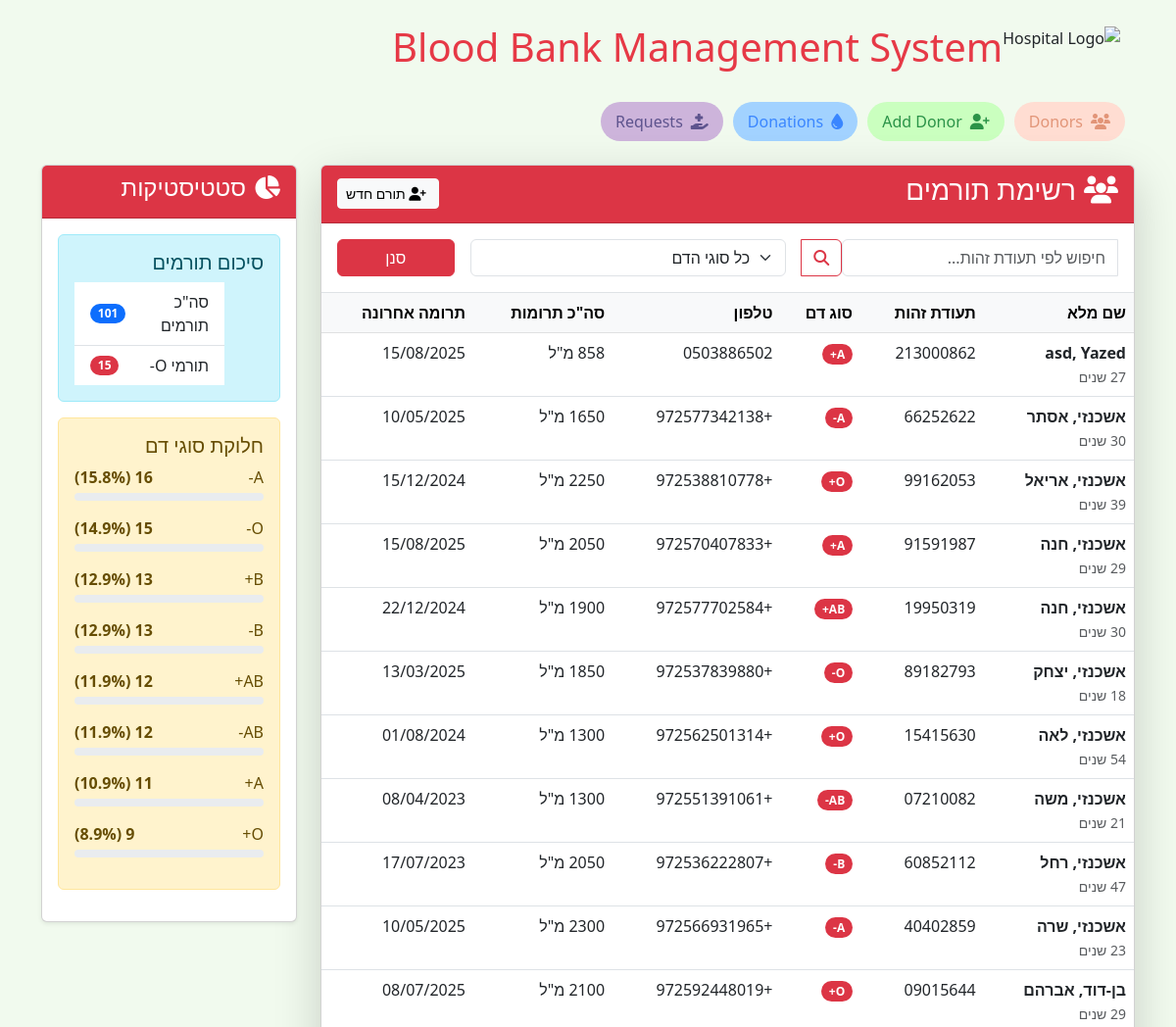
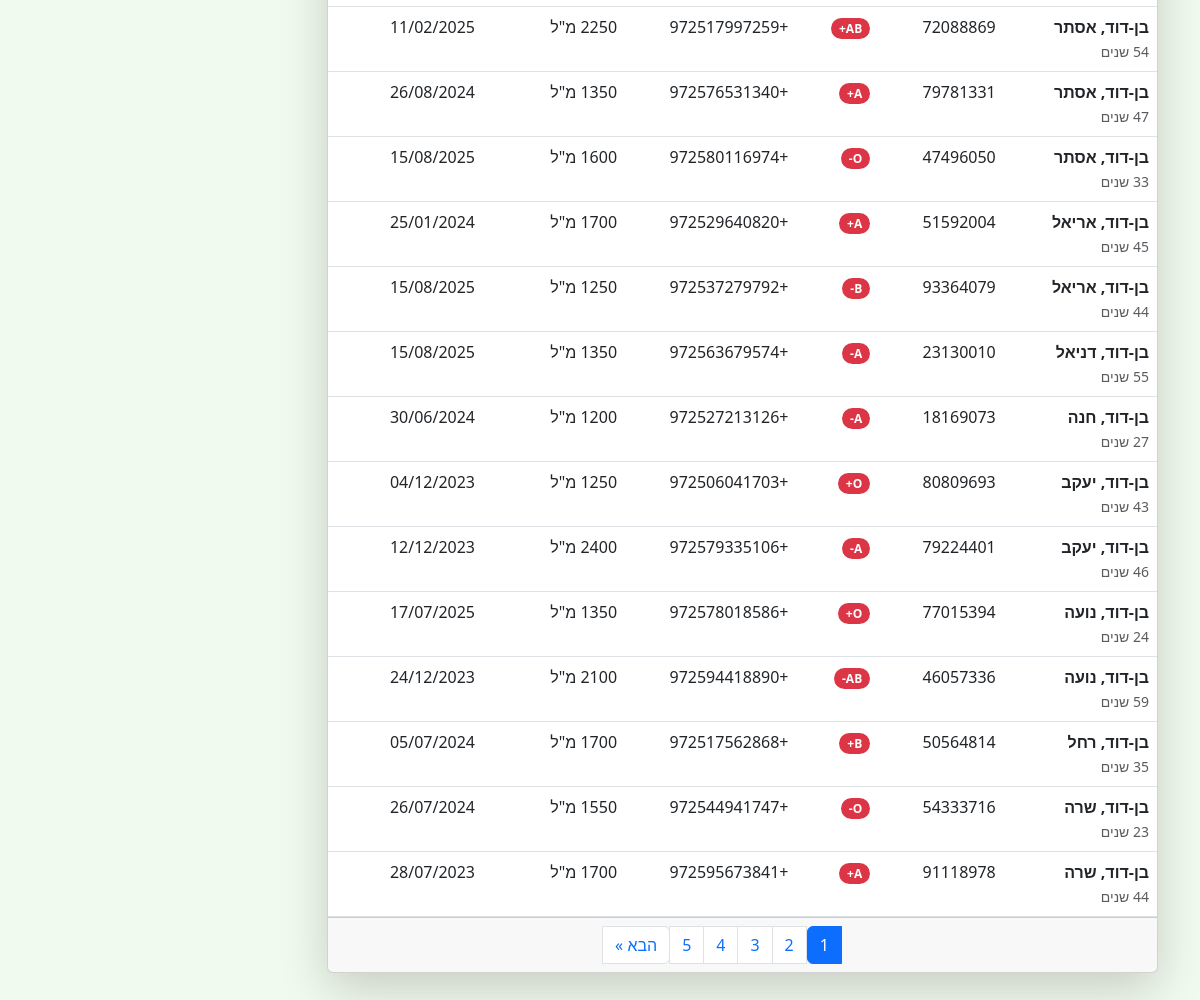
Screenshot of /donors/ with the database file from the repository (2 pictures, top to bottom).
### donors/models.py (models this page shows, shortened)
class Donor(models.Model):
    BLOOD_TYPES = [
        ('A+', 'A+'), ('A-', 'A-'), ('B+', 'B+'), ('B-', 'B-'),
        ('AB+', 'AB+'), ('AB-', 'AB-'), ('O+', 'O+'), ('O-', 'O-'),
    ]
    national_id = models.CharField(
        max_length=50,
        unique=True,
        verbose_name="תעודת זהות",
        validators=[RegexValidator(r'^\d{9}$', 'תעודת זהות חייבת להכיל 9 ספרות')],
        null=True,
        blank=True,
    )
    first_name = models.CharField(max_length=100, verbose_name="שם פרטי",
        null=True,
        blank=True,)
    last_name = models.CharField(max_length=100, verbose_name="שם משפחה",
        null=True,
        blank=True,)
    date_of_birth = models.DateField(
        verbose_name="תאריך לידה",
        help_text="פורמט: YYYY-MM-DD",
        null=True,
        blank=True,
    )
    blood_type = models.CharField(
        max_length=3,
        choices=BLOOD_TYPES,
        verbose_name="סוג דם",
        null=True,
        blank=True,
    )
    phone_regex = RegexValidator(
        regex=r'^\+?0\d{9}$',
        message="מספר טלפון חייב להיות בפורמט: '+972501234567'"
    )
    phone_number = models.CharField(
        max_length=13,
        validators=[phone_regex],
        verbose_name="טלפון",
        unique=True,
        null=True,
        blank=True,
    )
    email = models.EmailField(
        verbose_name="אימייל",
        validators=[EmailValidator()],
        blank=True,
        null=True
    )
    SMOKING_CHOICES = [
        ('never', 'לא מעשן'), ('former', 'עישן בעבר'),
        ('light', 'מעשן קל (עד 5/יום)'), ('heavy', 'מעשן כבד (5+/יום)')
    ]
    smoking_status = models.CharField(
        max_length=10,
        choices=SMOKING_CHOICES,
        default='never',
        verbose_name="עישון"
    )
    ALCOHOL_CHOICES = [
        ('never', 'לא שותה'), ('social', 'באירועים'),
        ('weekly', 'מספר פעמים בשבוע'), ('daily', 'יומי')
    ]
    alcohol_use = models.CharField(
        max_length=10,
        choices=ALCOHOL_CHOICES,
        default='never',
        verbose_name="אלכוהול"
    )
    class Meta:
        verbose_name = "תורם"
        verbose_name_plural = "תורמים"
        ordering = ['last_name', 'first_name']
    @property
    def age(self):
        if self.date_of_birth:
            today = date.today()
            return today.year - self.date_of_birth.year - (
                (today.month, today.day) < (self.date_of_birth.month, self.date_of_birth.day)
            )
        return None

### donors/views.py (the view)
# urls.py: path('donors/', views.donor_list, name='donor_list'),
def donor_list(request):
    search_query = request.GET.get('q', '')
    blood_type_filter = request.GET.get('blood_type', '')
    donors = Donor.objects.annotate(
        total_donated=Sum('donations__volume_ml'),
        last_donation=Max('donations__donation_date')
    ).order_by('last_name', 'first_name')
    if search_query:
        donors = donors.filter(national_id__icontains=search_query)
    all_blood_types = [choice[0] for choice in Donor.BLOOD_TYPES]
    base_queryset = Donor.objects.all()
    if search_query:
        base_queryset = base_queryset.filter(national_id__icontains=search_query)
    blood_type_counts = base_queryset.values('blood_type').annotate(
        count=Count('id')
    )
    count_dict = {item['blood_type']: item['count'] for item in blood_type_counts}
    total_for_percentage = base_queryset.count()
    blood_type_stats = []
    for blood_type in all_blood_types:
        count = count_dict.get(blood_type, 0)
        percentage = (count / total_for_percentage * 100) if total_for_percentage > 0 else 0
        blood_type_stats.append({
            'blood_type': blood_type,
            'count': count,
            'percentage': round(percentage, 1)
        })
    blood_type_stats.sort(key=lambda x: x['count'], reverse=True)
    if blood_type_filter:
        donors = donors.filter(blood_type=blood_type_filter)
    total_donors = donors.count()
    donor_stats = {
        'total': total_donors,
        'o_negative': donors.filter(blood_type='O-').count(),
        'blood_type_distribution': blood_type_stats  # This shows distribution of ALL blood types
    }
    paginator = Paginator(donors, 25)
    page_number = request.GET.get('page')
    page_obj = paginator.get_page(page_number)
    context = {
        'donors': page_obj,
        'donor_stats': donor_stats,
        'blood_types': Donor.BLOOD_TYPES,
        'search_query': search_query,
        'blood_type_filter': blood_type_filter,
    }
    return render(request, 'donors/donor_list.html', context)

### donors/templates/donors/donor_list.html (shortened to what this page needs)
{% extends 'donors/base.html' %}
{% block content %}
<div class="row">
  <div class="col-md-9">
    <div class="card shadow-lg mb-4">
      <div class="card-header bg-danger text-white">
        <div class="d-flex justify-content-between align-items-center">
          <h3><i class="fas fa-users me-2"></i>רשימת תורמים</h3>
          <a href="{% url 'donor_create' %}" class="btn btn-light btn-sm">
            <i class="fas fa-user-plus me-1"></i> תורם חדש
          </a>
        </div>
      </div>
      <div class="card-body border-bottom">
        <form method="get" class="row g-3">
          <div class="col-md-5">
            <div class="input-group">
              <input type="text" class="form-control" name="q" value="{{ search_query }}"
                     placeholder="חיפוש לפי תעודת זהות...">
              <button class="btn btn-outline-danger" type="submit">
                <i class="fas fa-search"></i>
              </button>
            </div>
          </div>
          <div class="col-md-5">
            <select name="blood_type" class="form-select">
              <option value="">כל סוגי הדם</option>
            </select>
          </div>
          <div class="col-md-2">
            <button type="submit" class="btn btn-danger w-100">סנן</button>
          </div>
        </form>
      </div>
      <div class="table-responsive">
        <table class="table table-hover mb-0">
          <thead class="table-light">
            <tr>
              <th>שם מלא</th>
              <th>תעודת זהות</th>
              <th>סוג דם</th>
              <th>טלפון</th>
              <th class="text-end">סה"כ תרומות</th>
              <th class="text-end">תרומה אחרונה</th>
            </tr>
          </thead>
          <tbody>
            {% for donor in donors %}
            <tr>
              <td>
                <strong>{{ donor.last_name }}, {{ donor.first_name }}</strong>
                {% if donor.age %}
                  <br><small class="text-muted">{{ donor.age }} שנים</small>
                {% endif %}
              </td>
              <td>{{ donor.national_id }}</td>
              <td>
                <span class="badge bg-danger rounded-pill">
                  {{ donor.blood_type }}
                </span>
              </td>
              <td>{{ donor.phone_number }}</td>
              <td class="text-end">
                {{ donor.total_donated|default:"0" }} מ"ל
              </td>
              <td class="text-end">
                {% if donor.last_donation %}
                  {{ donor.last_donation|date:"d/m/Y" }}
                {% else %}
                  <span class="text-muted">אין נתונים</span>
                {% endif %}
              </td>
            </tr>
            {% endfor %}
          </tbody>
        </table>
      </div>
      {% if donors.paginator.num_pages > 1 %}
      <div class="card-footer">
        <nav aria-label="Donor pagination">
          <ul class="pagination justify-content-center mb-0">
            {% for num in donors.paginator.page_range %}
              {% if donors.number == num %}
                <li class="page-item active"><span class="page-link">{{ num }}</span></li>
              {% else %}
                <li class="page-item">
                  <a class="page-link" href="?page={{ num }}{% if search_query %}&q={{ search_query }}{% endif %}{% if blood_type_filter %}&blood_type={{ blood_type_filter }}{% endif %}">
                    {{ num }}
                  </a>
                </li>
              {% endif %}
            {% endfor %}
            {% if donors.has_next %}
              <li class="page-item">
                <a class="page-link" href="?page={{ donors.next_page_number }}{% if search_query %}&q={{ search_query }}{% endif %}{% if blood_type_filter %}&blood_type={{ blood_type_filter }}{% endif %}">
                  הבא &raquo;
                </a>
              </li>
            {% endif %}
          </ul>
        </nav>
      </div>
      {% endif %}
    </div>
  </div>
  <div class="col-md-3">
    <div class="card shadow-sm sticky-top" style="top: 20px;">
      <div class="card-header bg-danger text-white">
        <h4><i class="fas fa-chart-pie me-2"></i>סטטיסטיקות</h4>
      </div>
      <div class="card-body">
        <div class="alert alert-info">
          <h5 class="alert-heading">סיכום תורמים</h5>
          <ul class="list-group list-group-flush">
            <li class="list-group-item d-flex justify-content-between align-items-center">
              סה"כ תורמים
              <span class="badge bg-primary rounded-pill">{{ donor_stats.total }}</span>
            </li>
            <li class="list-group-item d-flex justify-content-between align-items-center">
              תורמי O-
              <span class="badge bg-danger rounded-pill">{{ donor_stats.o_negative }}</span>
            </li>
          </ul>
        </div>
        <div class="alert alert-warning">
          <h5 class="alert-heading">חלוקת סוגי דם</h5>
          {% for item in donor_stats.blood_type_distribution %}
            <div class="d-flex justify-content-between mb-1">
              <span>{{ item.blood_type }}</span>
              <span class="fw-bold">{{ item.count }} ({{ item.percentage }}%)</span>
            </div>
            <div class="progress mb-3" style="height: 8px;">
            </div>
          {% endfor %}
        </div>
      </div>
    </div>
  </div>
</div>
{% endblock %}

### donors/templates/donors/base.html (shortened to what this page needs)
<!doctype html>
<html dir="rtl">
<head>
  <link href="https://cdn.jsdelivr.net/npm/bootstrap@5.3.0/dist/css/bootstrap.min.css" rel="stylesheet">
  <link rel="stylesheet" href="https://cdnjs.cloudflare.com/ajax/libs/font-awesome/6.4.0/css/all.min.css">
</head>
<body class="p-4">
  <div class="container">
    <div class="d-flex align-items-center mb-4">
      <img src="https://img.icons8.com/color/48/000000/hospital.png" class="logo" alt="Hospital Logo">
      <h1><a href="/" class="header-title">Blood Bank Management System</a></h1>
    </div>
    <nav class="mb-4 d-flex flex-wrap">
      <a class="nav-link donors" href="/donors/">
        <i class="fas fa-users me-2"></i>Donors
      </a>
      <a class="nav-link new-donor" href="/donors/new/">
        <i class="fas fa-user-plus me-2"></i>Add Donor
      </a>
      <a class="nav-link donations" href="/donations/new/">
        <i class="fas fa-tint me-2"></i>Donations
      </a>
      <a class="nav-link requests" href="/requests/new/">
        <i class="fas fa-hand-holding-medical me-2"></i>Requests
      </a>
    </nav>
    {% block content %}{% endblock %}
  </div>
</body>
</html dir="rtl">

### donors/templates/donors/base.html (style rules this page uses)
:root { --primary: #e63946; --secondary: #457b9d; --accent: #a8dadc; }
html[dir="rtl"] body { text-align: right; }
html[dir="rtl"] .me-2 { margin-left: 0.5rem !important; margin-right: 0 !important; }
body { background-color: #f1faee; font-family: 'Segoe UI', Tahoma, Geneva, Verdana, sans-serif; }
.logo { height: 50px; margin-right: 15px; }
.header-title { display: flex; align-items: center; color: var(--primary); text-decoration: none; transition: all 0.3s; }
.nav-link { padding: 8px 15px; border-radius: 20px; margin-right: 10px; font-weight: 500; transition: all 0.3s ease; text-decoration: none; }
.nav-link.donors { background-color: #ffddd2; color: #e29578; }
.nav-link.new-donor { background-color: #caffbf; color: #2b9348; }
.nav-link.donations { background-color: #a2d2ff; color: #3a86ff; }
.nav-link.requests { background-color: #cdb4db; color: #5e548e; }

### rows the page displays
Donor: last_name "asd", first_name "Yazed", national_id "213000862", blood_type "A+", phone_number "0503886502", last_donation "15/08/2025"
Donor: last_name "אשכנזי", first_name "אסתר", national_id "66252622", blood_type "A-", phone_number "+972577342138", last_donation "10/05/2025"
Donor: last_name "אשכנזי", first_name "אריאל", national_id "99162053", blood_type "O+", phone_number "+972538810778", last_donation "15/12/2024"
Donor: last_name "אשכנזי", first_name "חנה", national_id "91591987", blood_type "A+", phone_number "+972570407833", last_donation "15/08/2025"
Donor: last_name "אשכנזי", first_name "חנה", national_id "19950319", blood_type "AB+", phone_number "+972577702584", last_donation "22/12/2024"
Donor: last_name "אשכנזי", first_name "יצחק", national_id "89182793", blood_type "O-", phone_number "+972537839880", last_donation "13/03/2025"
Donor: last_name "אשכנזי", first_name "לאה", national_id "15415630", blood_type "O+", phone_number "+972562501314", last_donation "01/08/2024"
Donor: last_name "אשכנזי", first_name "משה", national_id "07210082", blood_type "AB-", phone_number "+972551391061", last_donation "08/04/2023"
Donor: last_name "אשכנזי", first_name "רחל", national_id "60852112", blood_type "B-", phone_number "+972536222807", last_donation "17/07/2023"
Donor: last_name "אשכנזי", first_name "שרה", national_id "40402859", blood_type "A-", phone_number "+972566931965", last_donation "10/05/2025"
Donor: last_name "בן-דוד", first_name "אברהם", national_id "09015644", blood_type "O+", phone_number "+972592448019", last_donation "08/07/2025"
Donor: last_name "בן-דוד", first_name "אסתר", national_id "72088869", blood_type "AB+", phone_number "+972517997259", last_donation "11/02/2025"
Donor: last_name "בן-דוד", first_name "אסתר", national_id "79781331", blood_type "A+", phone_number "+972576531340", last_donation "26/08/2024"
Donor: last_name "בן-דוד", first_name "אסתר", national_id "47496050", blood_type "O-", phone_number "+972580116974", last_donation "15/08/2025"
Donor: last_name "בן-דוד", first_name "אריאל", national_id "51592004", blood_type "A+", phone_number "+972529640820", last_donation "25/01/2024"
Donor: last_name "בן-דוד", first_name "אריאל", national_id "93364079", blood_type "B-", phone_number "+972537279792", last_donation "15/08/2025"
Donor: last_name "בן-דוד", first_name "דניאל", national_id "23130010", blood_type "A-", phone_number "+972563679574", last_donation "15/08/2025"
Donor: last_name "בן-דוד", first_name "חנה", national_id "18169073", blood_type "A-", phone_number "+972527213126", last_donation "30/06/2024"
Donor: last_name "בן-דוד", first_name "יעקב", national_id "80809693", blood_type "O+", phone_number "+972506041703", last_donation "04/12/2023"
Donor: last_name "בן-דוד", first_name "יעקב", national_id "79224401", blood_type "A-", phone_number "+972579335106", last_donation "12/12/2023"
Donor: last_name "בן-דוד", first_name "נועה", national_id "77015394", blood_type "O+", phone_number "+972578018586", last_donation "17/07/2025"
Donor: last_name "בן-דוד", first_name "נועה", national_id "46057336", blood_type "AB-", phone_number "+972594418890", last_donation "24/12/2023"
Donor: last_name "בן-דוד", first_name "רחל", national_id "50564814", blood_type "B+", phone_number "+972517562868", last_donation "05/07/2024"
Donor: last_name "בן-דוד", first_name "שרה", national_id "54333716", blood_type "O-", phone_number "+972544941747", last_donation "26/07/2024"
Donor: last_name "בן-דוד", first_name "שרה", national_id "91118978", blood_type "A+", phone_number "+972595673841", last_donation "28/07/2023"

### other values shown
{{ num }} "1"
{{ num }} "2" "3" "4" "5"
{{ donor_stats.total }} "101"
{{ donor_stats.o_negative }} "15"
{{ item.blood_type }} "A-" "O-" "B+" "B-" "AB+" "AB-" "A+" "O+"
{{ item.percentage }} "15.8" "14.9" "12.9" "12.9" "11.9" "11.9" "10.9" "8.9"
{{ item.count }} "9"
